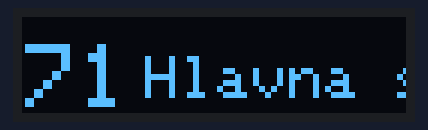
Bench run of a program on a simulated Arduino Pro Mini, built with avr-gcc and run on an emulated ATmega328P. Shown: 128×32 one-colour display. The display library's start-up logo is not drawn.

Above: at 1.1 s.
At 4.21 s:
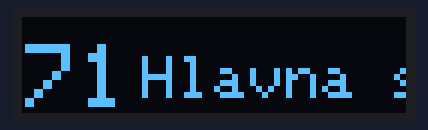
At 5.54 s:
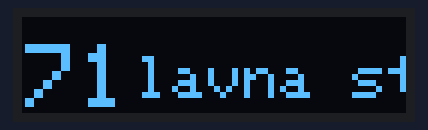
At 6.87 s:
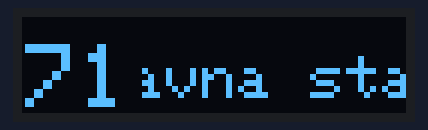
At 9.82 s:
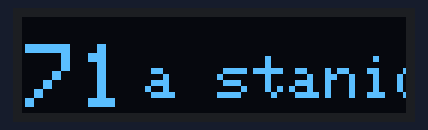
At 12.7 s:
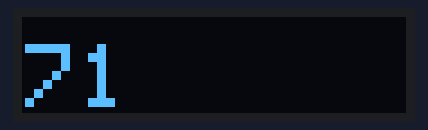

The program:

main.cpp
```cpp
#include <SPI.h>
#include <Wire.h>
#include <Adafruit_GFX.h>
#include <Adafruit_SSD1306.h>

#define SCREEN_WIDTH 128 // OLED display width, in pixels
#define SCREEN_HEIGHT 32 // OLED display height, in pixels

// Declaration for an SSD1306 display connected to I2C (SDA, SCL pins)
// The pins for I2C are defined by the Wire-library.
// On an arduino UNO:       A4(SDA), A5(SCL)
// On an arduino MEGA 2560: 20(SDA), 21(SCL)
// On an arduino LEONARDO:   2(SDA),  3(SCL), ...
#define OLED_RESET     -1 // Reset pin # (or -1 if sharing Arduino reset pin)
#define SCREEN_ADDRESS 0x3C ///< See datasheet for Address; 0x3D for 128x64, 0x3C for 128x32
Adafruit_SSD1306 display(SCREEN_WIDTH, SCREEN_HEIGHT, &Wire, OLED_RESET);

void mainStation(int16_t x);

void setup() {
  Serial.begin(9600);

  // SSD1306_SWITCHCAPVCC = generate display voltage from 3.3V internally
  if(!display.begin(SSD1306_SWITCHCAPVCC, SCREEN_ADDRESS)) {
    Serial.println(F("SSD1306 allocation failed"));
    for(;;); // Don't proceed, loop forever
  }

  // Show initial display buffer contents on the screen --
  // the library initializes this with an Adafruit splash screen.
  display.display();
  delay(1000); // Pause for 1 second

  // Clear the buffer
  display.clearDisplay();
}

void loop() {
  static int16_t x = 41; // Initial x position
  static bool moving = false; // Flag to check if it's moving

  if (!moving) {
    mainStation(x); // Call the function to display at position x
    delay(3000); // Start stationary for 2 seconds
    moving = true; // Start moving
  }

  if (x >= -45) {
    mainStation(x); // Call the function to display at position x
    x--; // Move to the left
    delay(80); // Change position every 200 milliseconds
  } else {
    delay(300); // Stop for 300 milliseconds
    mainStation(200); // Call the function to display text outside of screen ... so the text disappears
    delay(500); // Wait for 500 milliseconds
    x = 41; // Reset x position
    moving = false; // Reset moving flag
  }
}

void mainStation(int16_t x) {
  display.clearDisplay();
  display.setTextColor(SSD1306_WHITE);

  display.setTextSize(2);
  display.setCursor(x, 13);
  display.setTextWrap(false);
  display.println(F("Hlavna stanica"));

  display.fillRect(0, 0, 40, 32, SSD1306_BLACK);
  display.setCursor(1, 9);
  display.setTextSize(3);
  display.println(F("71"));


  display.display();
}
```

Measured:
- by itself, everything shown: repeats every 12.1 s, in 88 steps
- what the display in image 0 shows lasts 3.1 s, from 1.1 s to 4.2 s
- what the display in image 5 shows lasts 0.6 s, from 12.6 s to 13.2 s
